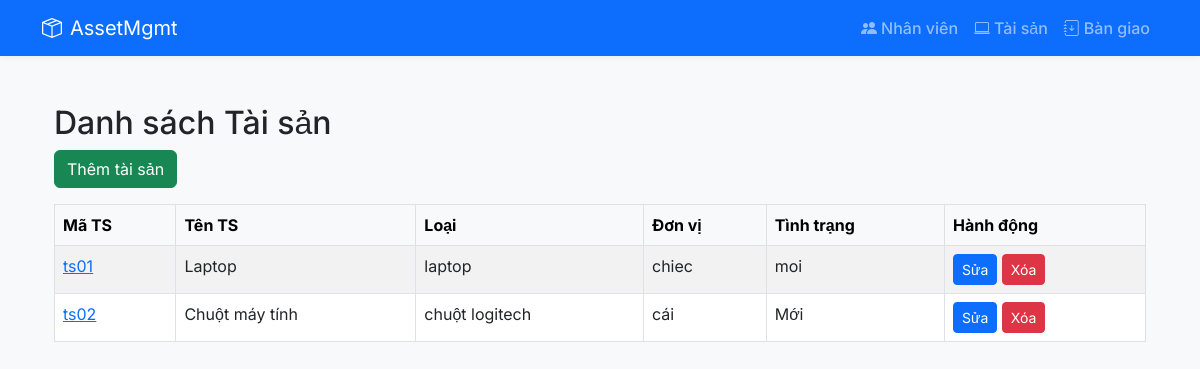
The app's page /ts/ with its own data.
### inventory/models.py (models this page shows, shortened)
class TS(models.Model):
    ma_ts = models.CharField(max_length=10, primary_key=True)
    ten_ts = models.CharField(max_length=200)
    loai_ts = models.CharField(max_length=100)
    don_vi = models.CharField(max_length=50)
    tinh_trang = models.CharField(max_length=100)
    ngay_mua = models.DateField(default=date.today)
    khau_hao_nam = models.PositiveIntegerField(default=5)

### inventory/views.py (the view)
# urls.py: path('ts/', views.ts_list, name='ts_list'),
def ts_list(request):
    ds_ts = TS.objects.all().order_by('ma_ts')
    return render(request, 'inventory/ts_list.html', {
        'ts_list': ds_ts
    })

### inventory/templates/inventory/ts_list.html
{% extends "inventory/base.html" %}
{% block content %}
<div class="container mt-4">
  <h2>Danh sách Tài sản</h2>
  <a href="{% url 'ts_add' %}" class="btn btn-success mb-3">Thêm tài sản</a>
  <table class="table table-bordered table-striped">
    <thead class="table-light">
      <tr>
        <th>Mã TS</th>
        <th>Tên TS</th>
        <th>Loại</th>
        <th>Đơn vị</th>
        <th>Tình trạng</th>
        <th>Hành động</th>
      </tr>
    </thead>
    <tbody>
      {% for ts in ts_list %}
      <tr>
        <td>
            <a href="{% url 'ts_detail' ts.ma_ts %}">
                {{ ts.ma_ts }}
            </a>
        </td>
        <td>{{ ts.ten_ts }}</td>
        <td>{{ ts.loai_ts }}</td>
        <td>{{ ts.don_vi }}</td>
        <td>{{ ts.tinh_trang }}</td>
        <td>
          <a href="{% url 'ts_edit' ts.ma_ts %}" class="btn btn-sm btn-primary">Sửa</a>
          <a href="{% url 'ts_delete' ts.ma_ts %}" class="btn btn-sm btn-danger">Xóa</a>
        </td>
      </tr>
      {% empty %}
      <tr><td colspan="6" class="text-center">Chưa có tài sản nào.</td></tr>
      {% endfor %}
    </tbody>
  </table>
</div>
{% endblock %}

### inventory/templates/inventory/base.html (style rules this page uses)
body { font-family: 'Inter', sans-serif; background-color: #f8f9fa; }

### records on screen
TS: ma_ts "ts01", ten_ts "Laptop", loai_ts "laptop", don_vi "chiec", tinh_trang "moi"
TS: ma_ts "ts02", ten_ts "Chuột máy tính", loai_ts "chuột logitech", don_vi "cái", tinh_trang "Mới"
